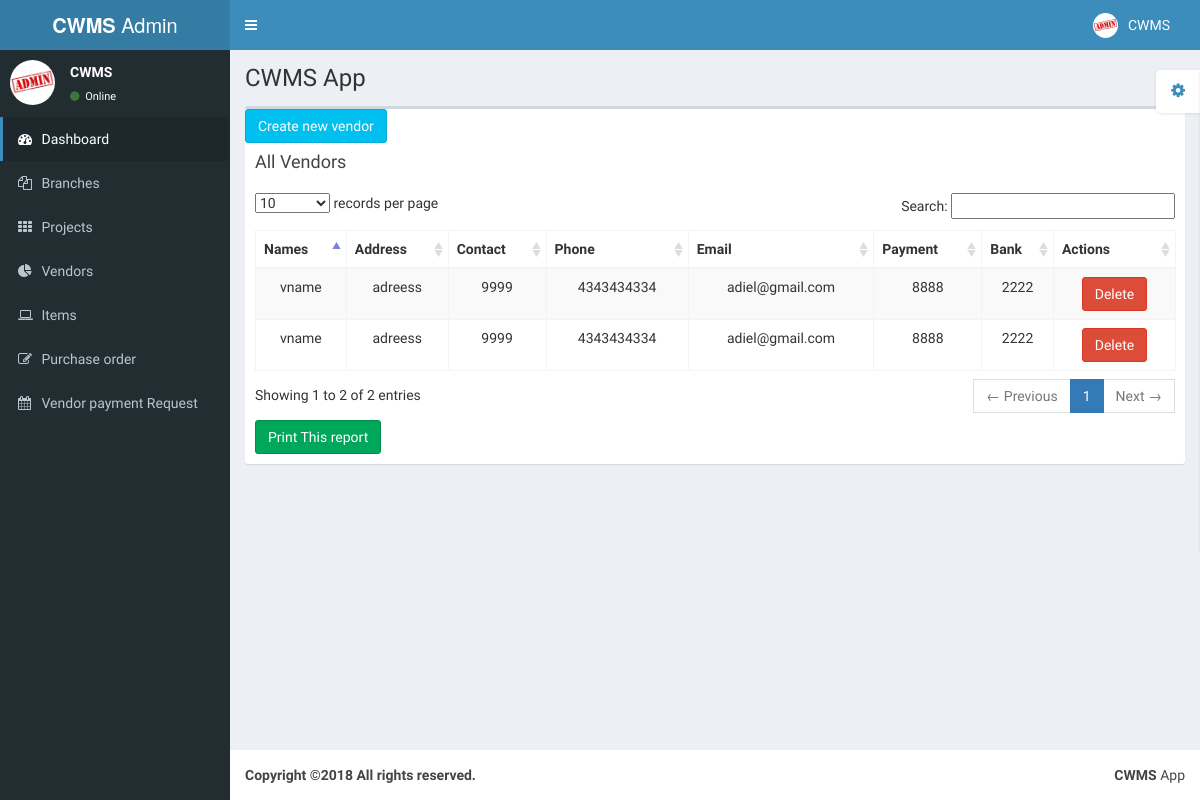
Page /cwms/pages/tables/vendors.php on the committed database.
### tables this page shows
CREATE TABLE `vendors` (
  `id` int(11) NOT NULL,
  `vname` varchar(300) NOT NULL,
  `vaddress` varchar(300) NOT NULL,
  `contact` varchar(300) NOT NULL,
  `phone` varchar(300) NOT NULL,
  `vemail` varchar(300) NOT NULL,
  `fax` varchar(300) NOT NULL,
  `payment` varchar(200) NOT NULL,
  `bemail` varchar(300) NOT NULL,
  `cin` varchar(30) NOT NULL,
  `tin` varchar(30) NOT NULL,
  `cst` varchar(300) NOT NULL,
  `excise` varchar(200) NOT NULL,
  `tax` varchar(300) NOT NULL,
  `bank` varchar(300) NOT NULL,
  `pan` varchar(200) NOT NULL
);

### cwms/pages/tables/vendors.php (the view, shortened to what this page needs)
<!DOCTYPE html>
<html>
  <head>
    <link href="../../bootstrap/css/bootstrap.min.css" rel="stylesheet" type="text/css" />
    <link href="https://maxcdn.bootstrapcdn.com/font-awesome/4.3.0/css/font-awesome.min.css" rel="stylesheet" type="text/css" />
    <link href="http://code.ionicframework.com/ionicons/2.0.0/css/ionicons.min.css" rel="stylesheet" type="text/css" />
    <link href="../../plugins/datatables/dataTables.bootstrap.css" rel="stylesheet" type="text/css" />
    <link href="../../dist/css/AdminLTE.min.css" rel="stylesheet" type="text/css" />
    <link href="../../dist/css/skins/_all-skins.min.css" rel="stylesheet" type="text/css" />
  </head>
  <body class="skin-blue">
    <div class="wrapper">
      <?php include "header.php"; ?>
      <div class="content-wrapper">
        <section class="content-header">
          <h1>
          CWMS App
          </h1>
        </section>
        <section class="content">
          <div class="row">
            <div class="col-xs-12">
              <div class="box">
                <a href="newvendor.php" class="btn btn-info">Create new vendor</a>
                <div class="box-header">
                  <h3 class="box-title">All Vendors</h3>
                </div>
                <div class="box-body">
                  <div id="printMe">
                  <table id="example1" class="table table-bordered table-striped">
                    <thead>
                      <tr>
                        <th>Names</th>
                        <th>Address</th>
                        <th>Contact</th>
                        <th>Phone</th>
                        <th>Email</th>
                        <th>Payment</th>
                        <th>Bank</th>
                        <th>Actions</th>
                      </tr>
                    </thead>
                    <tbody>
                      <?php
           $conn = mysqli_connect("localhost","root","lecteur1994ange");
             mysqli_select_db($conn,"hodard");
           $result=mysqli_query($conn,"SELECT * from vendors");
           while($test = mysqli_fetch_array($result))
           {
             $id = $test['id'];
             echo "<tr align='center'>";
              echo"<td>" .$test['vname']."</font></td>";
             echo"<td>" .$test['vaddress']."</font></td>";
             echo"<td>" .$test['contact']."</font></td>";
             echo"<td>" .$test['phone']."</font></td>";
             echo"<td>" .$test['vemail']."</font></td>";
             echo"<td>" .$test['payment']."</font></td>";
             echo"<td>" .$test['bank']."</font></td>";
              ?>
              <td><a href="?delete_id=<?php echo $id; ?>" title="click for delete" onclick="return confirm('sure to delete ?')" class='btn btn-danger'>Delete</a></td>
              <?php
             echo "</tr>";
           }
           ?>
                    </tbody>
                  </table>
                </div>
                    <a href="#" class="btn btn-success" onclick="printDiv('printMe')">Print This report</a>
                </div>
              </div>
            </div>
          </div>
        </section>
      </div>
      <?php include "../../footer.php"; ?>
    </div>
  </body>
</html>

### rows in the picture
vendors: vname "vname", vaddress "adreess", contact "9999", phone "4343434334", vemail "adiel@gmail.com", payment "8888", bank "2222"
vendors: vname "vname", vaddress "adreess", contact "9999", phone "4343434334", vemail "adiel@gmail.com", payment "8888", bank "2222"
